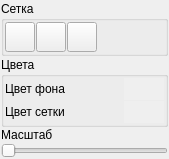
<ui version="4.0" >
 <class>graphSettings</class>
 <widget class="QWidget" name="graphSettings" >
  <property name="geometry" >
   <rect>
    <x>0</x>
    <y>0</y>
    <width>169</width>
    <height>155</height>
   </rect>
  </property>
  <property name="maximumSize" >
   <size>
    <width>2222</width>
    <height>16777215</height>
   </size>
  </property>
  <property name="windowTitle" >
   <string>Form</string>
  </property>
  <layout class="QGridLayout" >
   <property name="leftMargin" >
    <number>1</number>
   </property>
   <property name="topMargin" >
    <number>1</number>
   </property>
   <property name="rightMargin" >
    <number>1</number>
   </property>
   <property name="bottomMargin" >
    <number>1</number>
   </property>
   <property name="horizontalSpacing" >
    <number>1</number>
   </property>
   <property name="verticalSpacing" >
    <number>1</number>
   </property>
   <item row="0" column="0" >
    <widget class="QGroupBox" name="groupBox" >
     <property name="maximumSize" >
      <size>
       <width>12222</width>
       <height>16777215</height>
      </size>
     </property>
     <property name="title" >
      <string>Сетка</string>
     </property>
     <property name="alignment" >
      <set>Qt::AlignLeading</set>
     </property>
     <property name="flat" >
      <bool>false</bool>
     </property>
     <layout class="QHBoxLayout" >
      <property name="spacing" >
       <number>1</number>
      </property>
      <property name="leftMargin" >
       <number>1</number>
      </property>
      <property name="topMargin" >
       <number>1</number>
      </property>
      <property name="rightMargin" >
       <number>1</number>
      </property>
      <property name="bottomMargin" >
       <number>1</number>
      </property>
      <item>
       <widget class="QPushButton" name="gridSwitch" >
        <property name="minimumSize" >
         <size>
          <width>0</width>
          <height>30</height>
         </size>
        </property>
        <property name="maximumSize" >
         <size>
          <width>30</width>
          <height>30</height>
         </size>
        </property>
        <property name="toolTip" >
         <string>Вкл/Выкл сетку</string>
        </property>
        <property name="text" >
         <string/>
        </property>
       </widget>
      </item>
      <item>
       <widget class="QPushButton" name="gridPlus" >
        <property name="maximumSize" >
         <size>
          <width>30</width>
          <height>30</height>
         </size>
        </property>
        <property name="toolTip" >
         <string>Увеличить шаг сетки</string>
        </property>
        <property name="text" >
         <string/>
        </property>
       </widget>
      </item>
      <item>
       <widget class="QPushButton" name="gridMinus" >
        <property name="maximumSize" >
         <size>
          <width>30</width>
          <height>30</height>
         </size>
        </property>
        <property name="toolTip" >
         <string>Уменьшить шаг сетки</string>
        </property>
        <property name="text" >
         <string/>
        </property>
       </widget>
      </item>
      <item>
       <spacer>
        <property name="orientation" >
         <enum>Qt::Horizontal</enum>
        </property>
        <property name="sizeHint" >
         <size>
          <width>40</width>
          <height>20</height>
         </size>
        </property>
       </spacer>
      </item>
     </layout>
    </widget>
   </item>
   <item row="1" column="0" >
    <widget class="QGroupBox" name="groupBox_3" >
     <property name="title" >
      <string>Цвета</string>
     </property>
     <layout class="QGridLayout" >
      <property name="leftMargin" >
       <number>1</number>
      </property>
      <property name="topMargin" >
       <number>1</number>
      </property>
      <property name="rightMargin" >
       <number>1</number>
      </property>
      <property name="bottomMargin" >
       <number>1</number>
      </property>
      <property name="horizontalSpacing" >
       <number>1</number>
      </property>
      <property name="verticalSpacing" >
       <number>1</number>
      </property>
      <item row="0" column="0" >
       <widget class="QLabel" name="label" >
        <property name="text" >
         <string>Цвет фона</string>
        </property>
       </widget>
      </item>
      <item row="0" column="1" >
       <spacer>
        <property name="orientation" >
         <enum>Qt::Horizontal</enum>
        </property>
        <property name="sizeHint" >
         <size>
          <width>40</width>
          <height>20</height>
         </size>
        </property>
       </spacer>
      </item>
      <item row="0" column="2" >
       <widget class="QPushButton" name="forecolor" >
        <property name="autoFillBackground" >
         <bool>true</bool>
        </property>
        <property name="text" >
         <string/>
        </property>
        <property name="flat" >
         <bool>true</bool>
        </property>
       </widget>
      </item>
      <item row="1" column="0" >
       <widget class="QLabel" name="label_2" >
        <property name="text" >
         <string>Цвет сетки</string>
        </property>
       </widget>
      </item>
      <item row="1" column="1" >
       <spacer>
        <property name="orientation" >
         <enum>Qt::Horizontal</enum>
        </property>
        <property name="sizeHint" >
         <size>
          <width>40</width>
          <height>20</height>
         </size>
        </property>
       </spacer>
      </item>
      <item row="1" column="2" >
       <widget class="QPushButton" name="gridcolor" >
        <property name="autoFillBackground" >
         <bool>true</bool>
        </property>
        <property name="text" >
         <string/>
        </property>
        <property name="flat" >
         <bool>true</bool>
        </property>
       </widget>
      </item>
     </layout>
    </widget>
   </item>
   <item row="2" column="0" >
    <widget class="QLabel" name="label_3" >
     <property name="text" >
      <string>Масштаб</string>
     </property>
    </widget>
   </item>
   <item row="3" column="0" >
    <widget class="QSlider" name="zoomSlider" >
     <property name="minimum" >
      <number>1</number>
     </property>
     <property name="maximum" >
      <number>10000</number>
     </property>
     <property name="orientation" >
      <enum>Qt::Horizontal</enum>
     </property>
    </widget>
   </item>
   <item row="4" column="0" >
    <spacer>
     <property name="orientation" >
      <enum>Qt::Vertical</enum>
     </property>
     <property name="sizeHint" >
      <size>
       <width>167</width>
       <height>31</height>
      </size>
     </property>
    </spacer>
   </item>
  </layout>
 </widget>
 <resources/>
 <connections/>
</ui>
